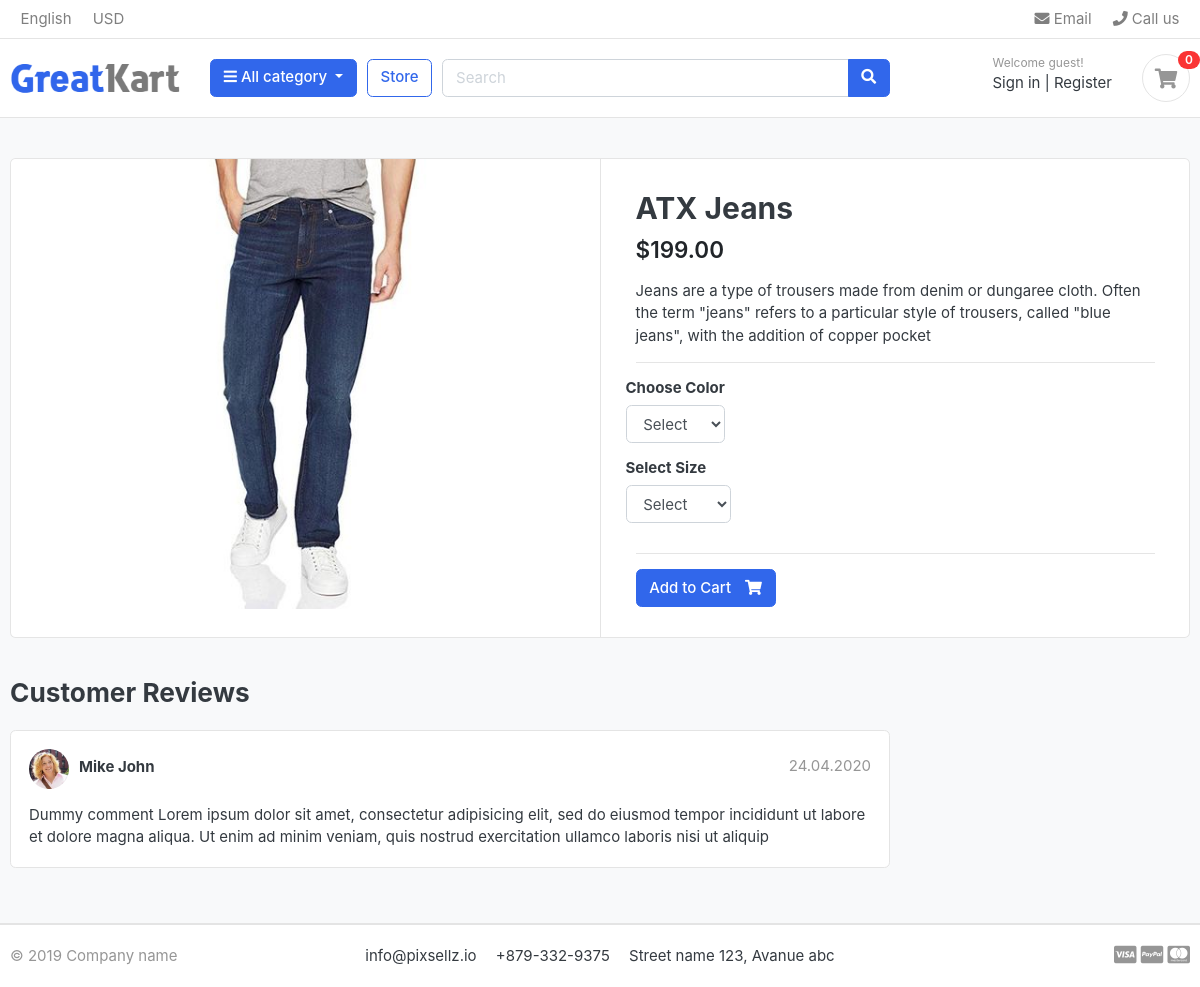
/store/category/jeans/atx-jeans/, run on the app's committed database.
### store/models.py (models this page shows, shortened)
class Product(models.Model):
    product_name    = models.CharField(max_length=200, unique=True)
    slug            = models.SlugField(max_length=200, unique=True)
    description     = models.TextField(max_length=500, blank=True)
    price           = models.DecimalField(max_digits=10, decimal_places=2)
    image           = models.ImageField(upload_to='photos/products')
    stock           = models.PositiveIntegerField()
    is_available    = models.BooleanField(default=True)
    category        = models.ForeignKey(Category, on_delete=models.CASCADE, related_name='products')
    created_date    = models.DateTimeField(auto_now_add=True)
    modified_date   = models.DateTimeField(auto_now=True)

### store/views.py (the view)
# urls.py: path('category/<slug:category_slug>/<slug:product_slug>/',views.product_detail, name="product_detail"),
def product_detail(request,category_slug,product_slug ):
    try:
        single_product = Product.objects.get(category__slug=category_slug,slug= product_slug)
        in_cart=CartItem.objects.filter(cart__cart_id=_cart_id(request),product=single_product).exists()
    except Exception as e:
        raise e
    context = {
        'single_product':single_product,
        'in_cart':in_cart,
    }
    return render(request,'store/product_detail.html',context)

### carts/context_processers.py (called while the page is built)
def counter(request):
    cart_count = 0
    if 'admin' in request.path:
        return {}
    else:
        try:
            cart = Cart.objects.filter(cart_id = _cart_id(request))
            if request.user.is_authenticated:
                cart_items = CartItem.objects.all().filter(user=request.user)
            else:
                cart_items = CartItem.objects.all().filter(cart=cart[:1])
            for cart_item in cart_items:
                cart_count += cart_item.quantity
        except Cart.DoesNotExist:
            cart_count = 0
    return dict(cart_count=cart_count)

### carts/views.py (called while the page is built)
def _cart_id(request):
    cart = request.session.session_key
    if not cart:
        request.session.create()
        cart = request.session.session_key
    return cart

### category/context_processers.py (called while the page is built)
def menu_links(request):
    links = Category.objects.all()
    return dict(links= links)

### category/models.py (called while the page is built)
    def get_url(self):
        return reverse('products_by_category',args=[self.slug])

### store/models.py (called while the page is built)
    def colors(self):
        return super(VariationManagar,self).filter(variation_category='color',is_active =True)

    def sizes(self):
        return super(VariationManagar,self).filter(variation_category='size',is_active=True)

### templates/store/product_detail.html (shortened to what this page needs)
{% extends "base.html" %}
{% load static %}
{% block content %}
<section class="section-content padding-y bg">
<div class="container">
<div class="card">
	<div class="row no-gutters">
		<aside class="col-md-6">
<article class="gallery-wrap">
	<div class="img-big-wrap">
	   <a href="{{ single_product.image.url }}"><img src="{{ single_product.image.url }}"></a>
	</div>
</article>
		</aside>
		<main class="col-md-6 border-left">
<form action="{% url 'add_cart' single_product.id %}" method ="POST">
	<article class="content-body">
	<h2 class="title">{{ single_product.product_name }}</h2>
	<div class="mb-3">
		<var class="price h4">${{single_product.price}}</var>
	</div>
	<p>{{single_product.description}}</p>
	<hr>
		<div class="row">
			<div class="item-option-select">
				<h6>Choose Color</h6>
				<select name="color" class="form-control" required>
					<option value="" disabled selected>Select</option>
				</select>
			</div>
		</div>
		<div class="row">
			<div class="item-option-select">
				<h6>Select Size</h6>
				<select name="size" class="form-control">
					<option value="" disabled selected>Select</option>
				</select>
			</div>
		</div>
		<hr>
		{% if single_product.stock %}
    <button type="submit" class="btn btn-primary">
        <span class="text">Add to Cart</span>
        <i class="fas fa-shopping-cart"></i>
    </button>
{% else %}
    <h5 class="text-danger">Out of Stock</h5>
{% endif %}
	</article>
</form>
		</main>
	</div>
</div>
<br>
<div class="row">
			<div class="col-md-9">
	<header class="section-heading">
		<h3>Customer Reviews </h3>
	</header>
	<article class="box mb-3">
		<div class="icontext w-100">
			<img src="{% static "./images/avatars/avatar1.jpg" %}" class="img-xs icon rounded-circle">
			<div class="text">
				<span class="date text-muted float-md-right">24.04.2020 </span>
				<h6 class="mb-1">Mike John </h6>
			</div>
		</div>
		<div class="mt-3">
			<p>
				Dummy comment Lorem ipsum dolor sit amet, consectetur adipisicing elit, sed do eiusmod
				tempor incididunt ut labore et dolore magna aliqua. Ut enim ad minim veniam,
				quis nostrud exercitation ullamco laboris nisi ut aliquip
			</p>
		</div>
	</article>
	</div>
</div>
</div>
</section>
{% endblock content %}

### static/css/ui.css (style rules this page uses)
html { font-family: "Inter", sans-serif; font-size: 15px; }
.content-body { flex: 1 1 auto; padding: 2rem 2.3rem; }
.img-xs, .img-sm, .img-md, .img-lg { -o-object-fit: cover; object-fit: cover; flex-shrink: 0; flex-grow: 0; }
.img-xs { width: 40px; height: 40px; }
.padding-y { padding-top: 40px; padding-bottom: 40px; }
var { font-style: normal; }
article:after, .form-group:after { display: block; clear: both; content: ""; }
.bg { background-color: #f8f9fa; }
.section-heading { margin-bottom: 20px; margin-top: 15px; }
p:last-child { margin-bottom: 0; }
.btn .text + i { margin-left: 10px; }
.icontext { display: inline-flex; align-items: center; vertical-align: middle; }
.icontext .text { width: 100%; line-height: 1.2; }
.icontext .icon { position: relative; margin-right: 10px; flex-shrink: 0; flex-grow: 0; }
.price { font-weight: 600; color: #212529; }
.box { padding: 18px; background: #fff; border-radius: 0.37rem; border: 1px solid #e4e4e4; }
.box img { max-width: 100%; }
.gallery-wrap .img-big-wrap { margin-bottom: 10px; border-radius: 0.37rem; overflow: hidden; background-color: #fff; }
.gallery-wrap .img-big-wrap a { text-align: center; display: block; }
.gallery-wrap .img-big-wrap img { height: 450px; width: auto; display: inline-block; }
.item-option-select { margin-bottom: 1rem; display: inline-block; margin-right: 15px; }

### data on the page
Product: image (picture), product_name "ATX Jeans", price "199.00", description "Jeans are a type of trousers made from denim or dungaree cloth. Often the term \"jeans\" refers to a particular style of trousers, called \"blue jeans\", with the addition of copper pocket"

### other printed values
{{ cart_count }} "0"
